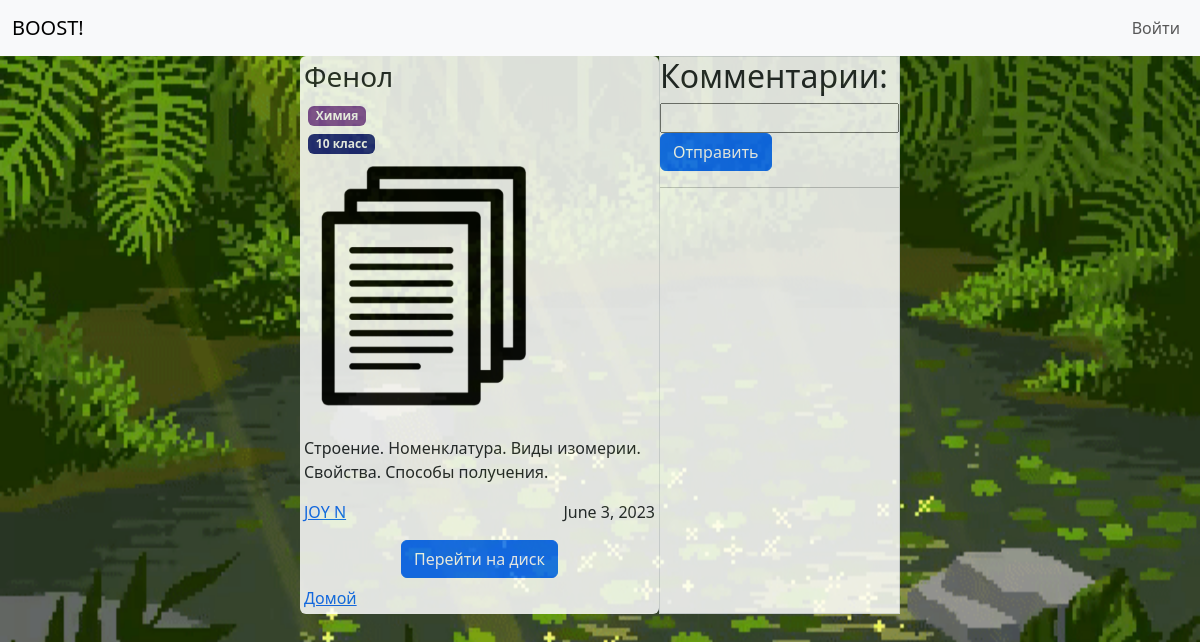
Page /document10/ on the earlier database version.
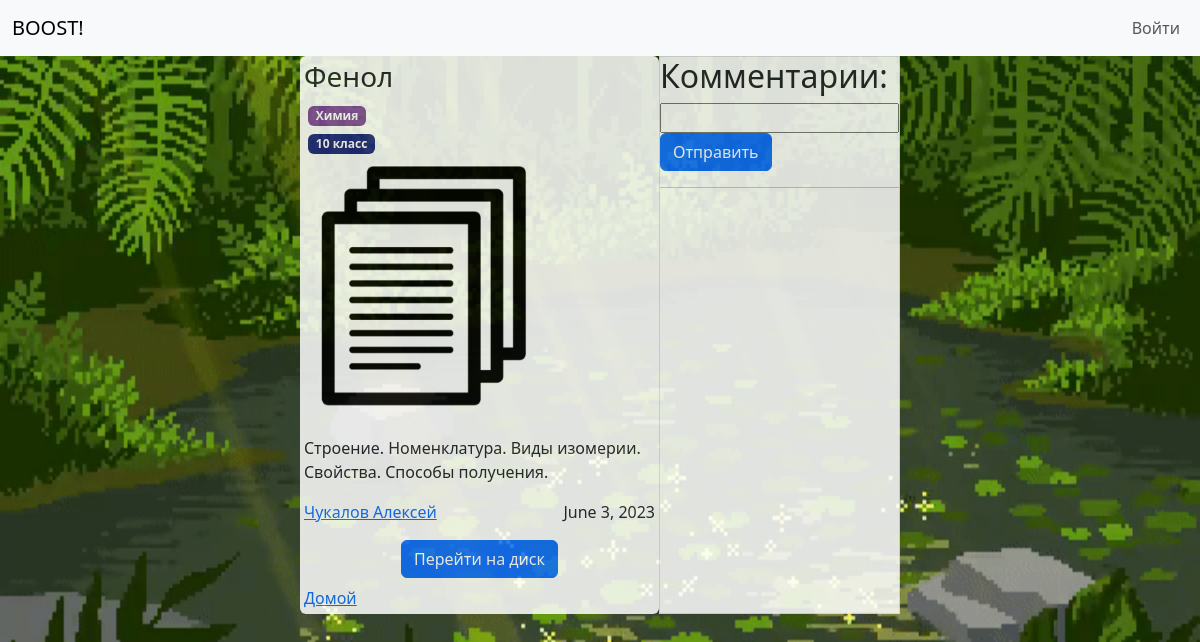
Same page on the later database version.
### app/models.py (models this page shows, shortened)
class Doc (models.Model):
    title = models.CharField(max_length=255)
    description = models.CharField(max_length=511, blank=True)
    link = models.URLField(max_length=255, unique=True)
    path = models.CharField(max_length=127)
    preview = models.ImageField(
        upload_to='media/',
        blank=False,
        default='media/default_images/default_document.png'
    )
    likes = models.IntegerField(default=0)
    dislikes = models.IntegerField(default=0)
    comments = models.IntegerField(default=0)
    studies = models.ManyToManyField(Study)
    subjects = models.ManyToManyField(Subject)
    author = models.ForeignKey(User, on_delete=models.CASCADE)
    date = models.DateField()

### accounts/models.py (models this page shows, shortened)
class User (AbstractBaseUser):
    objects = UserManager()
    email = models.EmailField(
        verbose_name='email address',
        max_length=255,
        unique=True
    )
    username = models.CharField(
        verbose_name='username',
        max_length=30,
        unique=True
    )
    avatar = models.ImageField(
        verbose_name='Avatar',
        default='media/default_images/default_avatar.png',
        upload_to='media/',
        blank=False,
    )
    first_name = models.CharField(
        verbose_name='first name',
        max_length=30
    )
    last_name = models.CharField(
        verbose_name='last name',
        max_length=30
    )
    bookmarks = models.ManyToManyField(
        Doc,
        blank=True
    )
    is_active = models.BooleanField(default=True)
    staff = models.BooleanField(default=False)
    admin = models.BooleanField(default=False)
    USERNAME_FIELD = 'email'
    REQUIRED_FIELDS = ['username', 'first_name', 'last_name']
    def __str__(self):
        return f'{self.last_name} {self.first_name}'

### app/views.py (the view, shortened to what this page needs)
# urls.py: path('document<int:pk>/', views.doc_page, name='doc_page'),
def doc_page(request, pk):
    doc = Doc.objects.get(pk=pk)
    context = {
        'doc': doc
    }
    form = CommentForm()
    context['form'] = form
    return render(request, 'doc_page.html', context)

### app/forms.py
class CommentForm (forms.Form):
    comment = forms.CharField(
        widget=forms.TextInput,
        max_length=511
    )

### app/templates/doc_page.html (shortened to what this page needs)
<!DOCTYPE html>
{% load static %}
<html lang="en">
<head>
    <link rel="stylesheet" href="{% static 'bootstrap.min.css' %}">
    <link rel="stylesheet" href="{% static 'styles/doc_page.css' %}">
</head>
<body onload="load()">
    <header>
        {% include 'menu.html' %}
    </header>
    <main class="d-flex justify-content-center">
        <section class="col-6 d-flex justify-content-between">
                    <section id="docCard" class="rounded p-1">
                        <section class="">
                            <div class="d-flex justify-content-between">
                                <h3>{{doc.title}}</h3>
                                <button class="btn" name="bookmark" id="bookmarkBtn" onclick="postBookmark();setTimeout(loadData, 50)"></button>
                            </div>
                            <div class="mb-2">
                                <div class="d-flex">
                                    {% for subject in doc.subjects.all %}
                                    <span class="badge m-1" style="background-color: {{subject.color}}">
                                        {{subject.name}}
                                    </span>
                                {% endfor %}
                                </div>
                                <div class="d-flex">
                                    {% for study in doc.studies.all %}
                                    <span class="badge m-1" style="background-color: {{study.color}}">
                                        {{study.level}}
                                    </span>
                                {% endfor %}
                                </div>
                            </div>
                            <img src="{{doc.preview.url}}" id="docImage" class="mb-3 " alt="">
                                <div>
                                        <div class="d-flex flex-wrap">
                                            <button class="btn" name="like" id="likeBtn" onclick="postLike();setTimeout(loadData, 50)"></button>
                                            <button class="btn" id="dislikeBtn" name="dislike" onclick="postDislike();setTimeout(loadData, 50)"></button>
                                            <button class="btn" id="commentBtn"></button>
                                        </div>
                                </div>
                            <p>{{doc.description}}</p>
                            <section class="d-flex justify-content-between">
                                <a href="/id{{doc.author.pk}}">{{doc.author}}</a>
                                <p>{{doc.date}}</p>
                            </section>
                            <section class="d-flex justify-content-center">
                                <form method="POST">
                                    <a href="{{doc.link}}" class="btn btn-primary mb-2">
                                        Перейти на диск
                                    </a>
                                </form>
                            </section>
                            <a href="/">Домой</a>
                        </section>
                    </section>
                    <section class="border border-1" id="commentsSection">
                        <h2>Комментарии:</h2>
                        <div class="align-bottom">
                            <form method="POST">
                                <input type="text" id="messageInput" name="messageInput">
                                <input class="btn btn-primary" type="button" value="Отправить" onclick="postComment();setTimeout(loadData, 50)">
                            </form>
                        </div>
                        <hr>
                    </section>
        </section>
    </main>
</body>
</html>

Differences in the rows shown:
changed Doc "Фенол": author "JOY N" → "Чукалов Алексей"
